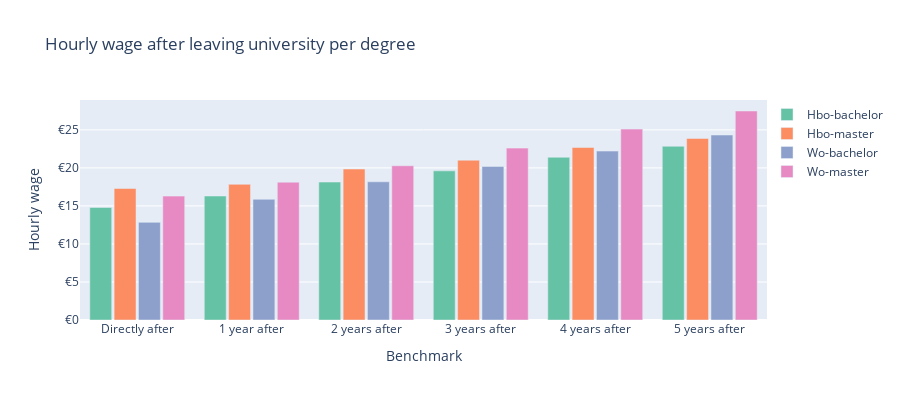

Source (notebook cell):
### Markdown cell above
The sunburst chart shows which degree subjects women and men study most. We can compare how these differ between the sexes. To follow this up we will look at the difference in wage between sexes per study subject.

### Code cell
%run ../notebooks/barplot.ipynb

### Figure 1 — Plotly figure (JSON) as saved in the notebook; plotly's stock layout.template omitted (floating-point values rounded to 4 significant figures; data arrays with more than 128 entries replaced by an {"elided": "..."} marker saying what was removed)
{"data": [{"hoverinfo": "y+name", "marker": {"color": "rgb(102,194,165)"}, "name": "Hbo-bachelor", "type": "bar", "x": {"elided": "480 str values"}, "y": [14.79, 16.3, 18.14, 19.61, 21.4, 22.84]}, {"hoverinfo": "y+name", "marker": {"color": "rgb(252,141,98)"}, "name": "Hbo-master", "type": "bar", "x": {"elided": "480 str values"}, "y": [17.29, 17.84, 19.85, 21.01, 22.68, 23.87]}, {"hoverinfo": "y+name", "marker": {"color": "rgb(141,160,203)"}, "name": "Wo-bachelor", "type": "bar", "x": {"elided": "480 str values"}, "y": [12.84, 15.87, 18.17, 20.19, 22.21, 24.32]}, {"hoverinfo": "y+name", "marker": {"color": "rgb(231,138,195)"}, "name": "Wo-master", "type": "bar", "x": {"elided": "480 str values"}, "y": [16.29, 18.12, 20.28, 22.6, 25.1, 27.48]}], "layout": {"bargap": 0.15, "bargroupgap": 0.1, "barmode": "group", "height": 400, "legend": {"bgcolor": "rgba(255, 255, 255, 0)", "bordercolor": "rgba(255, 255, 255, 0)", "x": 1, "y": 1}, "title": {"text": "Hourly wage after leaving university per degree"}, "xaxis": {"ticktext": ["Directly after", "1 year after", "2 years after", "3 years after", "4 years after", "5 years after"], "tickvals": ["Direct na verlaten onderwijs", "1 jaar na verlaten onderwijs", "2 jaar na verlaten onderwijs", "3 jaar na verlaten onderwijs", "4 jaar na verlaten onderwijs", "5 jaar na verlaten onderwijs"], "title": {"text": "Benchmark"}, "type": "category"}, "yaxis": {"tickformat": ",.", "tickprefix": "€", "title": {"text": "Hourly wage"}}}}
